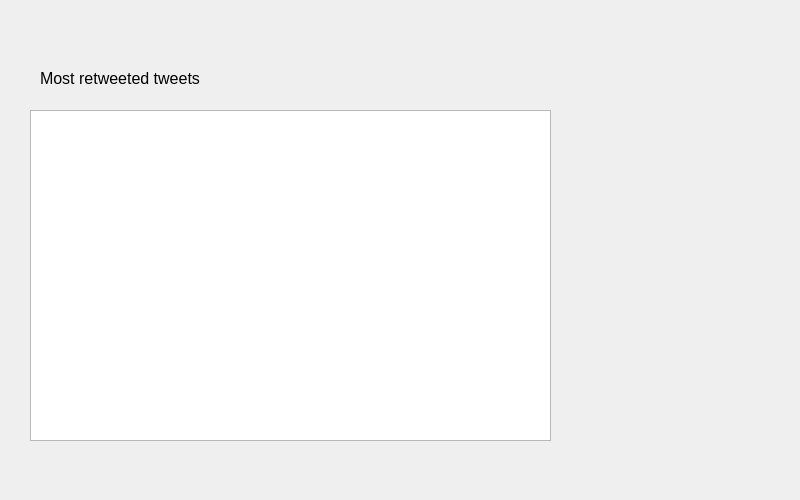
<?xml version="1.0" encoding="UTF-8"?>
<ui version="4.0">
 <class>widget_most_retweeted_tweets</class>
 <widget class="QWidget" name="widget_most_retweeted_tweets">
  <property name="geometry">
   <rect>
    <x>0</x>
    <y>0</y>
    <width>800</width>
    <height>500</height>
   </rect>
  </property>
  <property name="sizePolicy">
   <sizepolicy hsizetype="Preferred" vsizetype="Preferred">
    <horstretch>1</horstretch>
    <verstretch>2</verstretch>
   </sizepolicy>
  </property>
  <property name="windowTitle">
   <string>Most retweeted tweets</string>
  </property>
  <property name="statusTip">
   <string extracomment="search"/>
  </property>
  <property name="whatsThis">
   <string extracomment="search"/>
  </property>
  <widget class="QTextEdit" name="text_edit_most_retweeted_tweets">
   <property name="geometry">
    <rect>
     <x>30</x>
     <y>110</y>
     <width>521</width>
     <height>331</height>
    </rect>
   </property>
  </widget>
  <widget class="QLabel" name="label">
   <property name="geometry">
    <rect>
     <x>40</x>
     <y>70</y>
     <width>171</width>
     <height>16</height>
    </rect>
   </property>
   <property name="font">
    <font>
     <pointsize>12</pointsize>
    </font>
   </property>
   <property name="text">
    <string>Most retweeted tweets</string>
   </property>
  </widget>
 </widget>
 <resources/>
 <connections/>
</ui>
